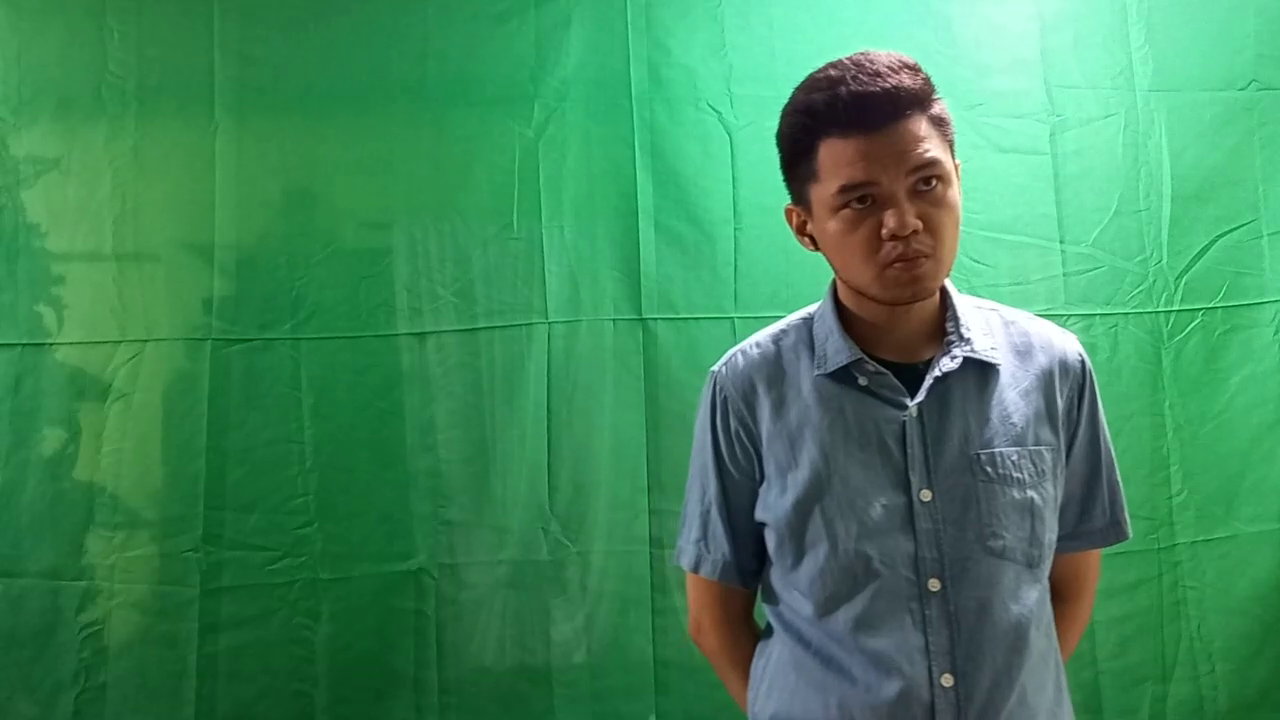
#> input picture frame 3 of shot7.mp4, 1280 x 720 px, given in place of shot6.mp4, which was not available
$ python cabalda.py
#> lines starting #> are read from the running program, lines starting #| are printed output that depends on the picture; after the words box and inside, x2 and y2 are one past the last pixel; in counts of white or black regions, pixels touching at a corner belong together; pictures that were not available may be replaced by others from this repository, and a replacement may not be noted
import cv2
import numpy as np
from moviepy.editor import *

# resolution of the video
size = (1280, 720)

# all the videos that will be joined together
videos = [
    "shot6.mp4",
    "shot7.mp4",
]

# FOR MANY BG SHOTS ===============
# all the background images to be used
images = [
    "bg_shot6.mp4",
    "bg_shot7.mp4",
]
# =================================

# FOR SINGLE BG SHOT ==============
# bg_video = cv2.VideoCapture("single_bg.mp4")
# =================================

# open the final video where all frames will be written in
processed_video = cv2.VideoWriter("processed_video.avi", cv2.VideoWriter_fourcc(*"MJPG"), 30.0, size)

# for each video do stuffs
# range is the number of shots
for shot in range(len(videos)):
    # get the current video
    current_video = cv2.VideoCapture(videos[shot])
    # FOR MANY BG SHOTS ===============
    bg_video = cv2.VideoCapture(images[shot])
    # =================================

    # while the current video is opened
    while current_video.isOpened():
        # get the current frames
        ret1, frame = current_video.read()
#> frame is the input picture: shape (720, 1280, 3); mean B, G, R 92.4, 138.5, 63.3
        ret2, image = bg_video.read()

        # if no more frames, break
        if not ret1:
            current_video.release()
            # FOR MANY BG SHOTS ===============
            bg_video.release()
            # =================================
            break

        # resize the frame and bg to same size
        frame = cv2.resize(frame, size)
        image = cv2.resize(image, size)

        hsv = cv2.cvtColor(frame, cv2.COLOR_BGR2HSV)
#> hsv: shape (720, 1280, 3); mean H, S, V 73.2, 147.8, 141.8

        # specify upper and lower thresholds
        u_green = np.array([102, 255, 255])
        l_green = np.array([50, 80, 15])

        # get the mask with Gaussian blur to soften edges
        mask = cv2.inRange(hsv, l_green, u_green)
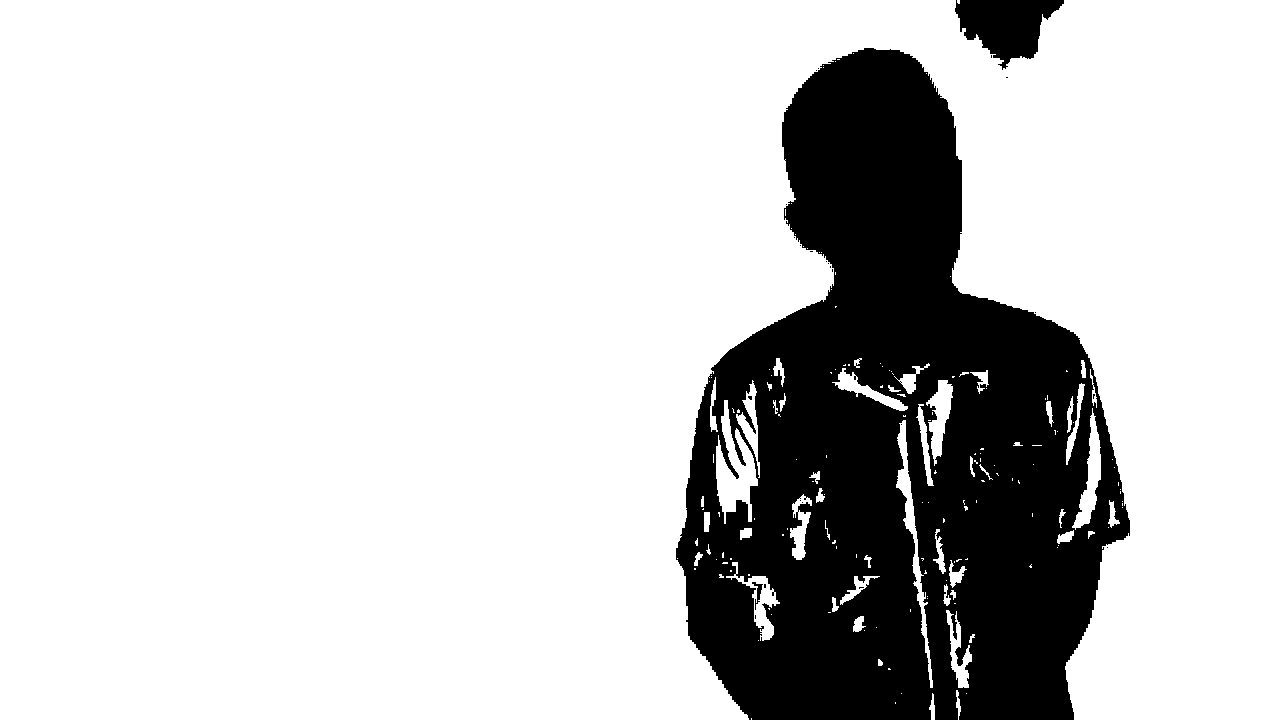
#> mask: shape (720, 1280); 79.6% white; 25 black regions (22 under 20 px), largest, box (x1, y1, x2, y2) and area: (676, 48, 1130, 720) 183804, (955, 0, 1064, 70) 4465, (752, 582, 763, 610) 95
        mask = cv2.GaussianBlur(mask, (5, 5), 0)

        # ADDING BG IMAGE
        # METHOD 1 ============
        frame[mask != 0] = [0,0,0]
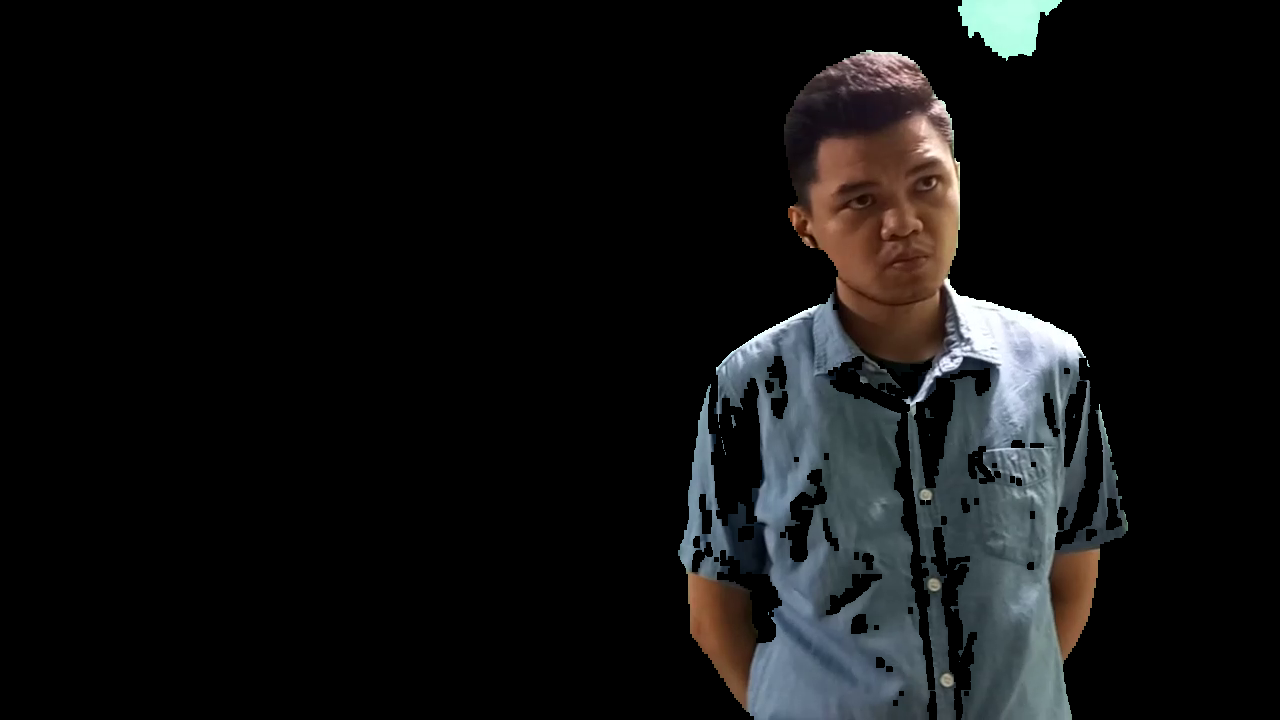
#> frame: shape (720, 1280, 3); mean B, G, R 18.1, 17.8, 17.4
        image[mask == 0] = [0,0,0]
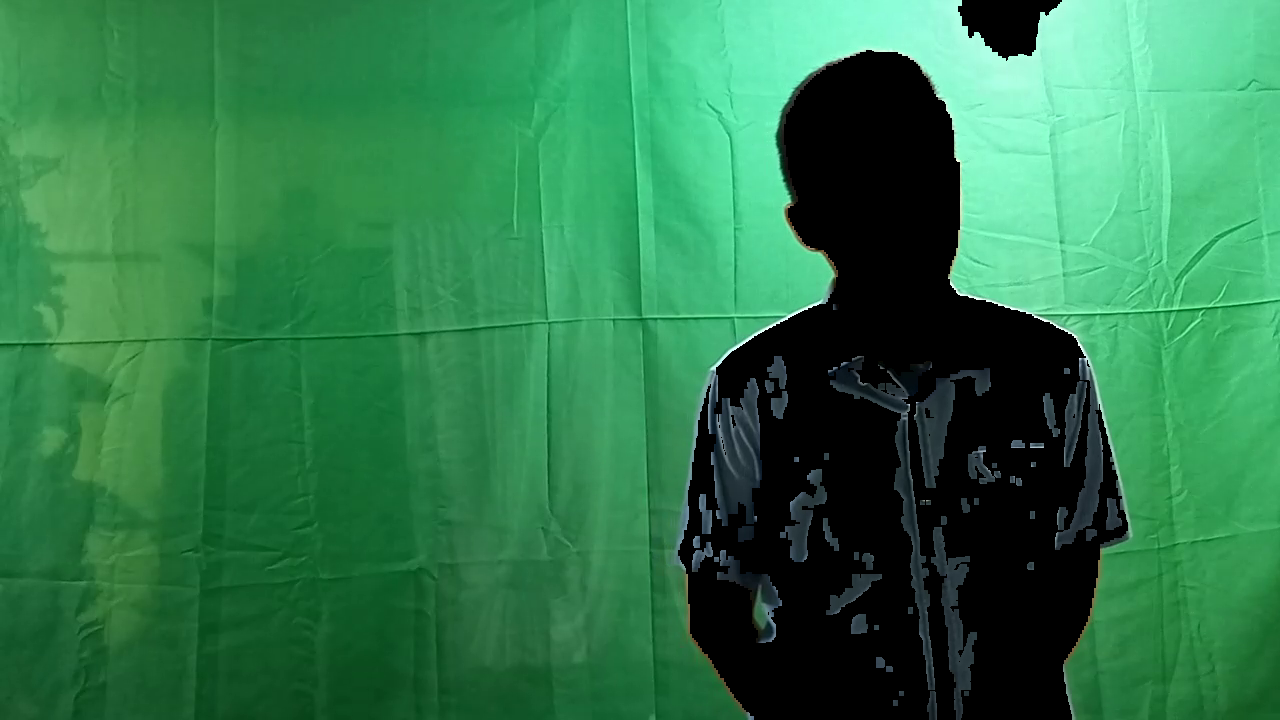
#> image: shape (720, 1280, 3); 18.2% of pixels changed, all inside (x1, y1, x2, y2) = (678, 0, 1128, 720)
        f = frame + image
        # =====================

        # METHOD 2 ============
        # bg = cv2.bitwise_and(frame, frame, mask = mask)
        # f = frame - bg
        # f = np.where(f == 0, image, f)
        # =====================

        # write the current frame to the final video
        processed_video.write(f)

processed_video.release()
cv2.destroyAllWindows()

# get the processed video
processed_video = VideoFileClip("processed_video.avi")

# FOR SINGLE BG SHOT ==============
# # get the audio file
# bg_audio = AudioFileClip("single_bg.mp4")
# # set the audio file of the processed video
# # subclip gets only the first 0 to 3 seconds
# final_video = processed_video.set_audio(bg_audio.subclip(0,4))
# =================================

# FOR MANY BG SHOTS ===============
# concatenate all the audio from the video clips
bg_audio = concatenate_audioclips([AudioFileClip(c) for c in videos])
# set the audio file of the processed video
final_video = processed_video.set_audio(bg_audio)
# =================================

# save the video and the audio
final_video.write_videofile("final_video.mp4")

$ run again, starting later in the video
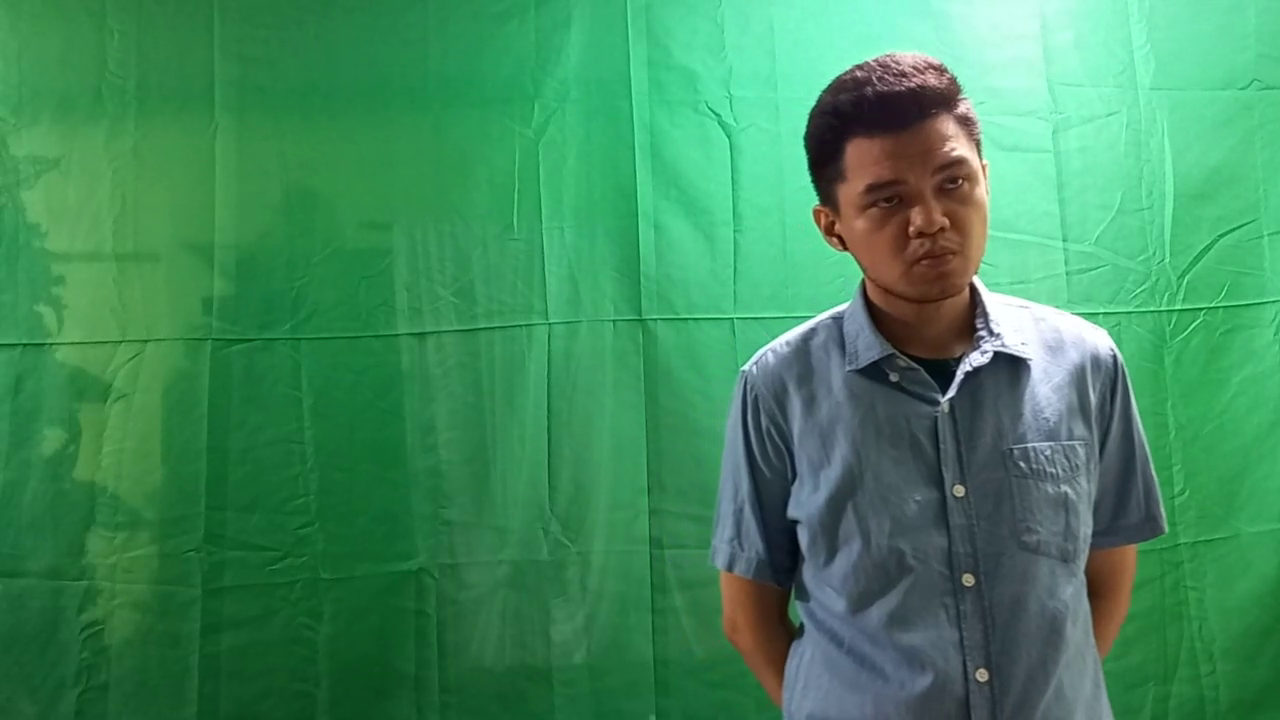
#> input picture frame 13 of shot7.mp4, 1280 x 720 px, given in place of shot6.mp4, which was not available
#> frame is the input picture: shape (720, 1280, 3); mean B, G, R 93.4, 139.4, 63.8
#> hsv: shape (720, 1280, 3); mean H, S, V 73.4, 147.4, 142.7
#> `mask = cv2.inRange(hsv, l_green, u_green)`:
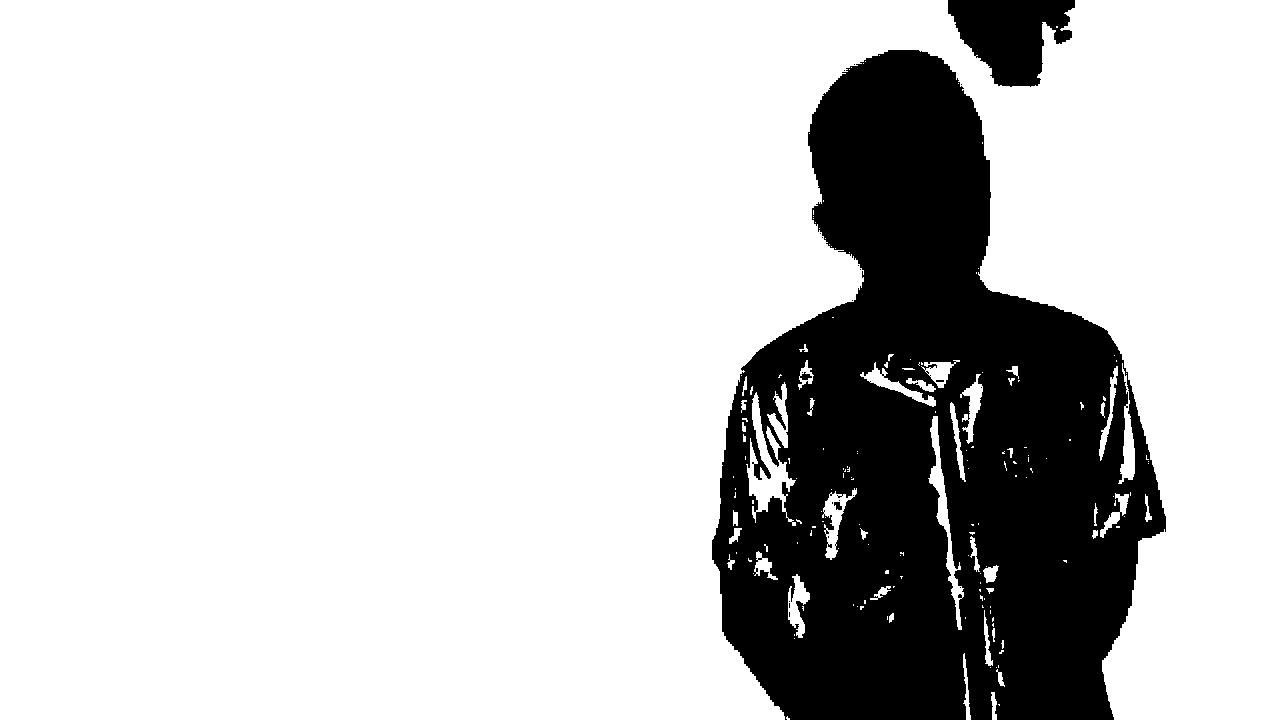
#> mask: shape (720, 1280); 78.9% white; 22 black regions (19 under 20 px), largest, box (x1, y1, x2, y2) and area: (712, 50, 1166, 720) 187332, (948, 0, 1075, 87) 7202, (834, 502, 842, 510) 46
#> `image[mask == 0] = [0,0,0]`:
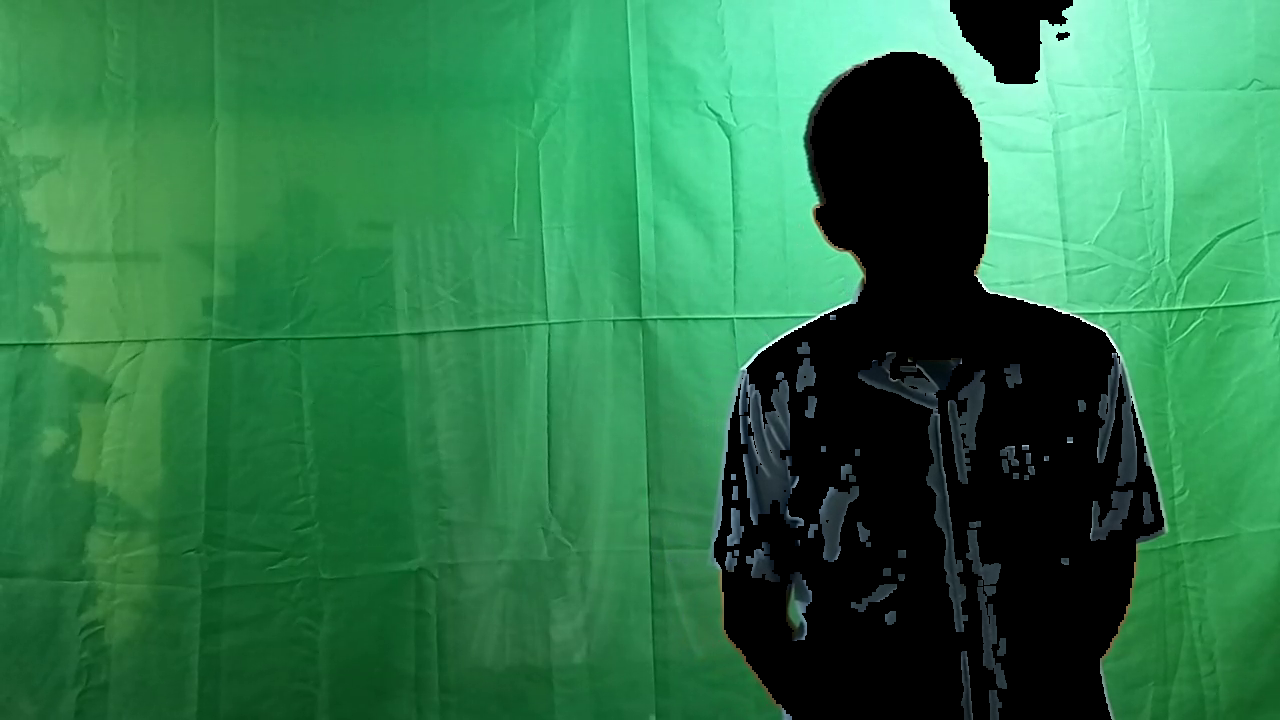
#> image: shape (720, 1280, 3); 18.97% of pixels changed, all inside (x1, y1, x2, y2) = (714, 0, 1164, 720)
